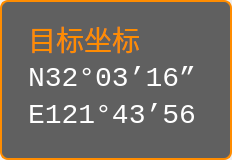
<?xml version="1.0" encoding="UTF-8"?>
<ui version="4.0">
 <class>QTargetPosInfo</class>
 <widget class="QWidget" name="QTargetPosInfo">
  <property name="geometry">
   <rect>
    <x>0</x>
    <y>0</y>
    <width>232</width>
    <height>160</height>
   </rect>
  </property>
  <property name="windowTitle">
   <string>QTargetPosInfo</string>
  </property>
  <widget class="QFrame" name="frame">
   <property name="geometry">
    <rect>
     <x>0</x>
     <y>0</y>
     <width>232</width>
     <height>160</height>
    </rect>
   </property>
   <property name="styleSheet">
    <string notr="true">QFrame{
background: rgba(0,0,0,60%);
border: 2px solid #FF8C00;
border-radius: 8px;
}</string>
   </property>
   <property name="frameShape">
    <enum>QFrame::StyledPanel</enum>
   </property>
   <property name="frameShadow">
    <enum>QFrame::Raised</enum>
   </property>
   <widget class="QLabel" name="label">
    <property name="geometry">
     <rect>
      <x>28</x>
      <y>21</y>
      <width>112</width>
      <height>36</height>
     </rect>
    </property>
    <property name="styleSheet">
     <string notr="true">QLabel{
font-family: &quot;微软雅黑&quot;;
font-size: 28px;
color: #FF8C00;
border: 0px;
background-color: rgb(0,0,0,0);
}</string>
    </property>
    <property name="text">
     <string>目标坐标</string>
    </property>
   </widget>
   <widget class="QLabel" name="label_lat">
    <property name="geometry">
     <rect>
      <x>28</x>
      <y>60</y>
      <width>170</width>
      <height>36</height>
     </rect>
    </property>
    <property name="styleSheet">
     <string notr="true">QLabel{
font-family: Consolas;
font-size: 28px;
color: #FFFFFF;
border: 0px;
background-color: rgb(0,0,0,0);
}</string>
    </property>
    <property name="text">
     <string>N32°03’16”</string>
    </property>
   </widget>
   <widget class="QLabel" name="label_lng">
    <property name="geometry">
     <rect>
      <x>28</x>
      <y>97</y>
      <width>170</width>
      <height>36</height>
     </rect>
    </property>
    <property name="styleSheet">
     <string notr="true">QLabel{
font-family: Consolas;
font-size: 28px;
color: #FFFFFF;
border: 0px;
background-color: rgb(0,0,0,0);
}</string>
    </property>
    <property name="text">
     <string>E121°43’56”</string>
    </property>
   </widget>
  </widget>
 </widget>
 <layoutdefault spacing="6" margin="11"/>
 <resources/>
 <connections/>
</ui>
